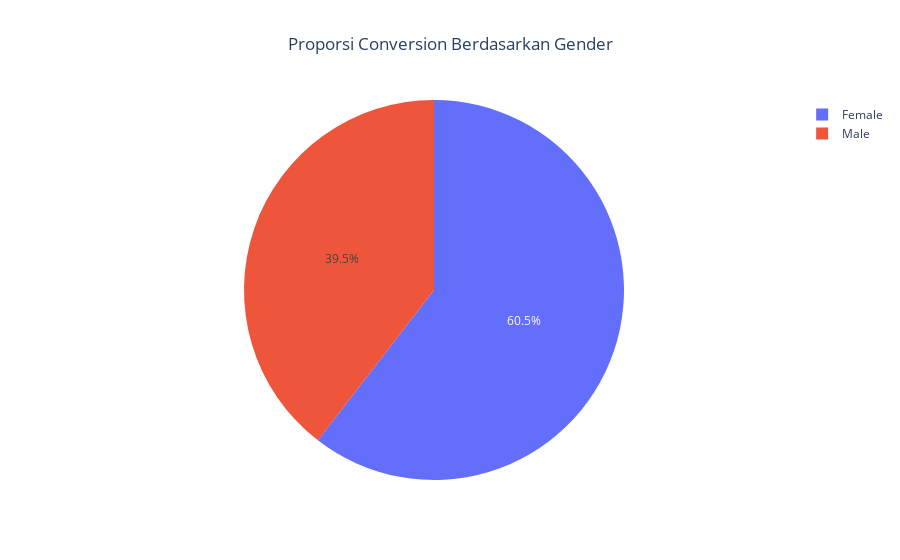

Notebook source saved alongside this figure:
### Markdown cell above
## Proporsi Conversion dari Customer Pria dan Wanita

### Code cell
# groupby gender
df_counts = df_convert.groupby('Gender').size().reset_index(name='counts')

# membuat pie chart menggunakan plotly
fig = px.pie(df_counts, values='counts', names='Gender', title='Proporsi Conversion Berdasarkan Gender')
fig.update_layout(title_x = 0.5)

# menampilkan pie chart
fig.show()

### Figure 1 — Plotly figure (JSON) as saved in the notebook; plotly's stock layout.template omitted (floating-point values rounded to 4 significant figures)
{"data": [{"domain": {"x": [0, 1], "y": [0, 1]}, "hovertemplate": "Gender=%{label}<br>counts=%{value}<extra></extra>", "labels": ["Female", "Male"], "legendgroup": "", "name": "", "showlegend": true, "type": "pie", "values": [4240, 2772]}], "layout": {"legend": {"tracegroupgap": 0}, "title": {"text": "Proporsi Conversion Berdasarkan Gender", "x": 0.5}}}
